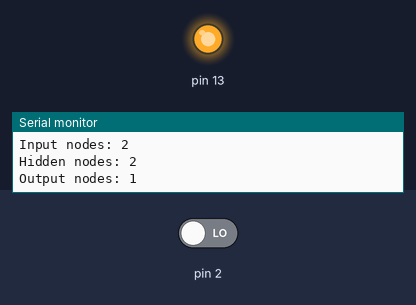
Recording of a sketch running on a simulated Arduino Uno, built with avr-gcc and run on an emulated ATmega328P. Shown: output pins drawn as LEDs (lit = HIGH), the last lines printed to the serial monitor. The inputs (shaded band) are chosen by the test bench; at power-on: pin 2 LOW. Random numbers use the default seed unless the sketch sets one.

Above: at 0.1 s.
At 84.8 s:
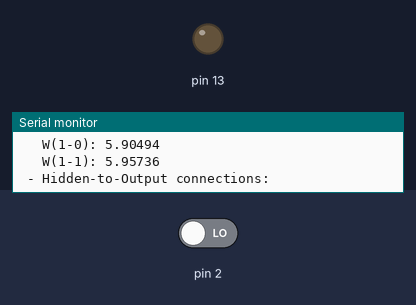
Timing chart, 0 to 86.3 s (numbered marks = the images above):
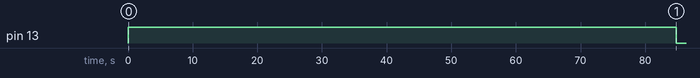

The sketch:

BasicNN.ino
```cpp
#include "neural_network.h"

NeuralNetwork net = NeuralNetwork();

void setup() {

  // init pin and other components
  Serial.begin(9600);
  pinMode(2, INPUT);
  pinMode(13, OUTPUT);

  // starting learning
  digitalWrite(13, HIGH);
  net.init();
  net.learn(trainingSet, resultSet);
  digitalWrite(13, LOW);
}

void loop() {

  // main loop
  if (digitalRead(2)){
    float a = ((float) map(analogRead(A0), 0, 1023, 0, 1000)) / 1000.0f;
    float b = ((float) map(analogRead(A1), 0, 1023, 0, 1000)) / 1000.0f;

    Serial.println(F("\n------------- PREDICT ------------------"));
    Serial.print(F("Input:\t"));
    Serial.print(F("A="));
    Serial.print(a);
    Serial.print(F("\tB="));
    Serial.println(b);

    float input[] = {a, b};
    float output[OUTPUT_NODES];
    net.predict(input, output);
    Serial.print(F("Result:\t"));
    for (int i = 0; i < OUTPUT_NODES; i++) {
      Serial.print(F("Y("));
      Serial.print(i);
      Serial.print(F(")="));
      Serial.print(output[i]);
      Serial.print(F("\t"));
    }
    Serial.println(F("\n------------------------------------------"));
    delay(1000);
  }
}
```

neural_network.cpp
```cpp
#include "neural_network.h"


void NeuralNetwork::init(){

  Serial.println(F("\n\n------------------------\n"));
  Serial.println(F("Arduino's neural network:"));
  Serial.print(F("Input nodes: "));
  Serial.println(INPUT_FEATURES);
  Serial.print(F("Hidden nodes: "));
  Serial.println(HIDDEN_NODES);
  Serial.print(F("Output nodes: "));
  Serial.println(OUTPUT_NODES);
  Serial.print(F("Training set samples: "));
  Serial.println(TRAINING_SET_SIZE);
  Serial.println(F("------------------------\n"));

  // initializing the random number generator
  Serial.println(F("Initializing connection weights.."));
  randomSeed(analogRead(RANDOM_SEED_INIT_PIN));

  // initializing the bias for the nodes and the weights for the input connections on hidden layer
  for (int i = 0; i < HIDDEN_NODES; i++) {
    hiddenLayerBias[i] = ((float) random(0, 1000)) / 1000.0f;
    hiddenLayer[i] = 0.0f;
    for (int j = 0; j < INPUT_FEATURES; j++) {
      inputToHiddenConnections[j][i] = ((float) random(0, 1000)) / 1000.0f;
    }
  }

  // initializing the bias for the nodes and the weights for the input connections on output layer
  for (int i = 0; i < OUTPUT_NODES; i++) {
    outputLayerBias[i] = ((float) random(0, 1000)) / 1000.0f;
    outputLayer[i] = 0.0f;
    for (int j = 0; j < HIDDEN_NODES; j++) {
      hiddenToOutputConnections[j][i] = ((float) random(0, 1000)) / 1000.0f;
    }
  }

  Serial.println(F("Connection weights initialization completed!"));
}


void NeuralNetwork::learn(float trainingSet[TRAINING_SET_SIZE][INPUT_FEATURES], float resultSet[TRAINING_SET_SIZE][OUTPUT_NODES]) {

  // learning started, initializing all
  Serial.println(F("Starting learning..."));
  this->error = 1.0f;
  long epoch = 1;

  // executing the learning loop
  for (epoch = 1; epoch < LEARNING_EPOCHS && (epoch < MIN_EPOCHS || this->error > ERROR_THRESHOLD); epoch++) {

      // getting random index
      this->error = 0.0f;
      int index = random(0, TRAINING_SET_SIZE);

      // executing feedforwarding
      feedforwarding(trainingSet[index]);

      // then executing backpropagation of the error
      backpropagating(trainingSet[index], resultSet[index]);

      // logging after a certain amount of epochs
      if (epoch % DEBUG_LOG_AFTER_EPOCHS == 0) {
        debug(epoch, false);
      }
  }

  // learning ended, printing values
  Serial.println(F("----------------------------------------------"));
  Serial.println(F("----------------------------------------------"));
  Serial.println(F("----------- Learning completed! --------------"));
  Serial.println(F("----------------------------------------------"));
  Serial.println(F("----------------------------------------------"));
  debug(epoch, true);
}


void NeuralNetwork::backpropagating(float input[INPUT_FEATURES], float expectedOutput[OUTPUT_NODES]) {

  // starting from output nodes, propagating backward the error. The difference
  // between the output nodes and the expected value will be used as value to be
  // multiplicated with the derivative value of the sigmoid on the current value
  // of the node.
  // Last, the calculated value will be saved in a dedicated array that will be
  // used in order to correct the connection weights and the hidden nodes weights.
  float deltaOutput[OUTPUT_NODES];
  for (int i = 0; i < OUTPUT_NODES; i++) {
    deltaOutput[i] = (expectedOutput[i] - outputLayer[i]) * dSigmoid(outputLayer[i]);
  }

  // backpropagating the error, saved from previous backpropagation step, on hidden node.
  // For doing so, it calculate the mean square error as the summatory of the error on single
  // hidden nodes, weighting this error with the connection weights.
  // Then, calculate the difference between the actual weight on the hidden node and the one
  // that can fit well for the passed expected result
  float deltaHidden[HIDDEN_NODES];
  for (int i = 0; i < HIDDEN_NODES; i++) {
    float outputError = 0.0f;
    for (int j = 0; j < OUTPUT_NODES; j++) {
      outputError += deltaOutput[j] * hiddenToOutputConnections[i][j];
    }
    deltaHidden[i] = outputError * dSigmoid(hiddenLayer[i]);
    this->error += 0.5 * outputError * outputError; // this is the value calculated by the mean square error
  }

  // now, the extracted weight differences can be applied on the bias and on the connections for the output layer.
  // The new bias will be calculated adding the value of the relative delta, previously calculated, weighting
  // with the fixed learning rate.
  // The new connection weights will be calculated adding the value of the hidden node with the relative delta on the connections.
  for (int i = 0; i < OUTPUT_NODES; i++) {
    outputLayerBias[i] += deltaOutput[i] * LEARNING_RATE;
    for (int j = 0; j < HIDDEN_NODES; j++) {
      hiddenToOutputConnections[j][i] += hiddenLayer[j] * deltaOutput[i] * LEARNING_RATE;
    }
  }

  // same execution will be executed on the hidden nodes, with the difference that the connection weights will not be ubdated
  // using some particular node but the input feature itself.
  for (int i = 0; i < HIDDEN_NODES; i++) {
    hiddenLayerBias[i] += deltaHidden[i] * LEARNING_RATE;
    for(int j = 0; j < INPUT_FEATURES; j++) {
      inputToHiddenConnections[j][i] += input[j] * deltaHidden[i] * LEARNING_RATE;
    }
  }
}

void NeuralNetwork::feedforwarding(float input[INPUT_FEATURES]){

  // updating the value for the hidden node, applying the sigmoid on the values
  // taken as input and weighted with the connection weight (from input to hidden node).
  for (int i = 0; i < HIDDEN_NODES; i++) {
    float summatory = hiddenLayerBias[i];
    for (int j = 0; j < INPUT_FEATURES; j++){
      summatory += input[j] * inputToHiddenConnections[j][i];
    }
    hiddenLayer[i] = sigmoid(summatory);
  }

  // updating the value for the output node, applying the sigmoid on the values
  // taken by the hidden nodes and weighted with the connection weight (from hidden to output node).
  for (int i = 0; i < OUTPUT_NODES; i++) {
    float summatory = outputLayerBias[i];
    for (int j = 0; j < HIDDEN_NODES; j++) {
      summatory += hiddenLayer[j] * hiddenToOutputConnections[j][i];
    }
    outputLayer[i] = sigmoid(summatory);
  }
}

void NeuralNetwork::predict(float input[INPUT_FEATURES], float output[OUTPUT_NODES]) {
  feedforwarding(input);
  for (int i = 0; i < OUTPUT_NODES; i ++) {
    output[i] = this->outputLayer[i];
  }
}


void NeuralNetwork::debug(long epoch, bool includeConnections) {
  Serial.println();
  Serial.println(F("----------------------------------------------"));
  Serial.print(F("Epoch: "));
  Serial.print(epoch);
  Serial.print(F("  Error = "));
  Serial.println(error, 6);

  Serial.println(F(" - Hidden Nodes: "));
  for(int i = 0; i < HIDDEN_NODES; i++) {
    Serial.print(F("   #"));
    Serial.print(i);
    Serial.print(F(": "));
    Serial.print(hiddenLayer[i], 5);
    Serial.print(F(" (bias: "));
    Serial.print(hiddenLayerBias[i], 5);
    Serial.println(F(")"));
  }

  Serial.println(F(" - Output Nodes: "));
  for(int i = 0; i < OUTPUT_NODES; i++) {
    Serial.print(F("   #"));
    Serial.print(i);
    Serial.print(F(": "));
    Serial.println(outputLayer[i], 5);
  }

  if (includeConnections) {
    Serial.println(F(" - Input-to-Hidden connections: "));
    for(int i = 0; i < INPUT_FEATURES; i++) {
      for(int j = 0; j < HIDDEN_NODES; j++) {
        Serial.print(F("   W("));
        Serial.print(i);
        Serial.print(F("-"));
        Serial.print(j);
        Serial.print(F("): "));
        Serial.println(inputToHiddenConnections[j][i], 5);
      }
    }
    Serial.println(F(" - Hidden-to-Output connections: "));
    for(int i = 0; i < HIDDEN_NODES; i++) {
      for(int j = 0; j < OUTPUT_NODES; j++) {
        Serial.print(F("   W("));
        Serial.print(i);
        Serial.print(F("-"));
        Serial.print(j);
        Serial.print(F("): "));
        Serial.println(hiddenToOutputConnections[j][i], 5);
      }
    }
  }
  Serial.println();
}


float NeuralNetwork::sigmoid(float x) {
  return 1 / (1 + exp(-x));
}

float NeuralNetwork::dSigmoid(float x) {
  return x * (1 - x);
}
```

neural_network.h
```cpp
#include "settings.h"
#include "Arduino.h"

class NeuralNetwork {

  public:

    /*
      The method permits to initialize the internal state for the neural network.
    */
    void init();

    /*
      The method permits to execute the learning phase using the passed training
      set as sample records for the process.
    */
    void learn(float trainingSet[TRAINING_SET_SIZE][INPUT_FEATURES], float resultSet[TRAINING_SET_SIZE][OUTPUT_NODES]);

    /*
      TODO: Currently not implemented
    */
    void load();

    /*
      The method permits to predict the result of certain input array following
      the weights extracted from the learning process.
    */
    void predict(float* input, float* output);

  private:

    /*
      The method permits to get the result of the sigmoid function.
    */
    float sigmoid(float x);

    /*
      The method permits to get the result of the derivative for the sigmoid function.
    */
    float dSigmoid(float x);

    /*
      The method permits to execute a debug logging, writing all information
      about the intermediate state of the neural network.
    */
    void debug(long epoch, bool includeConnections);

    /*
      The method permits to execute the feedforwarding process, i.e. the action
      of trying to predict certain value based on bias and weighten connections.
    */
    void feedforwarding(float input[INPUT_FEATURES]);

    /*
      The method permits to execute the backpropagation process, i.e. the action
      of adjusting the bias and the weights of the connections and of the nodes
      propagating an error value calculated by the difference between obtained
      and expected result value.
    */
    void backpropagating(float input[INPUT_FEATURES], float expectedOutput[OUTPUT_NODES]);


    // ---------------------------------------------------------------------------
    // -------------------------- VARIABLES --------------------------------------
    // ---------------------------------------------------------------------------

    /*
      The array that contains the abstraction of the hidden layer, where each position
      is the value assigned to the node in this layer.
    */
    float hiddenLayer[HIDDEN_NODES];

    /*
      The array that contains the bias to be applied to the corresponding node in
      the hidden layer.
    */
    float hiddenLayerBias[HIDDEN_NODES];

    /*
      The array that contains the abstraction of the output layer, where each position
      is the value assigned to the node in this layer.
    */
    float outputLayer[OUTPUT_NODES];

    /*
      The array that contains the bias to be applied to the corresponding node in
      the output layer.
    */
    float outputLayerBias[OUTPUT_NODES];

    /*
      The matrix that contains the weights of the connections that
      connect input node to hidden node.
    */
    float inputToHiddenConnections[INPUT_FEATURES][HIDDEN_NODES];

    /*
      The matrix that contains the weights of the connections that
      connect hidden node to output node.
    */
    float hiddenToOutputConnections[HIDDEN_NODES][OUTPUT_NODES];

    /*
      The value that permits to get the mean square error calculated from the
      learning proess.
    */
    float error;
};
```

settings.h
```cpp
// ---------------------------------------------------------
// -------------- NETWORK STRUCTURE ------------------------
// ---------------------------------------------------------

// The number of features to be passed in input
#define INPUT_FEATURES 2

// The number of nodes to be set on the output layer
#define OUTPUT_NODES 1

// The number of nodes to be set in the single hidden layer.
// For avoiding overfitting, it is recommended to set the numebr of hidden nodes using this formula:
//
//                           (number of samples)
//           ______________________________________________________
//    scaling factor * (number of input neurons + number of output neurons)
//
// where scaling factor is a value between 2 (preferred) and 10.
#define HIDDEN_NODES 2


// ---------------------------------------------------------
// -------------- LEARNING PARAMETERS ----------------------
// ---------------------------------------------------------

// The number of epochs to be executed in order to end the learning process
#define LEARNING_EPOCHS 80000L

// The minimum number of epochs to be executed in order to avoid underfitting
#define MIN_EPOCHS 40000L

// The value of the learning rate used for the learning process
#define LEARNING_RATE 0.1f

// The number of records included in the training set
#define TRAINING_SET_SIZE 4

// The minimum value that the Mean Square Error can reach during learning
#define ERROR_THRESHOLD 0.0002f

// The amount of epochs after which the debug log will be printed on Serial port
#define DEBUG_LOG_AFTER_EPOCHS 1000


// ---------------------------------------------------------
// -------------- TRAINING SETS ----------------------------
// ---------------------------------------------------------

// The sample set used as inputs for the training process
const float trainingSet[TRAINING_SET_SIZE][INPUT_FEATURES] = {
  {0.0f, 0.0f},
  {1.0f, 0.0f},
  {0.0f, 1.0f},
  {1.0f, 1.0f}
};

// The sample set used as expected output for the training process
const float resultSet[TRAINING_SET_SIZE][OUTPUT_NODES] = {
  {0.0f},
  {1.0f},
  {1.0f},
  {0.0f}
};


// ---------------------------------------------------------
// -------------- OTHER PARAMETERS -------------------------
// ---------------------------------------------------------

// The pin used as a seed generator for the Random Number Generator.
// This value must be not used for a connection, it must be unused for correctly perform initialization.
#define RANDOM_SEED_INIT_PIN A3
```
